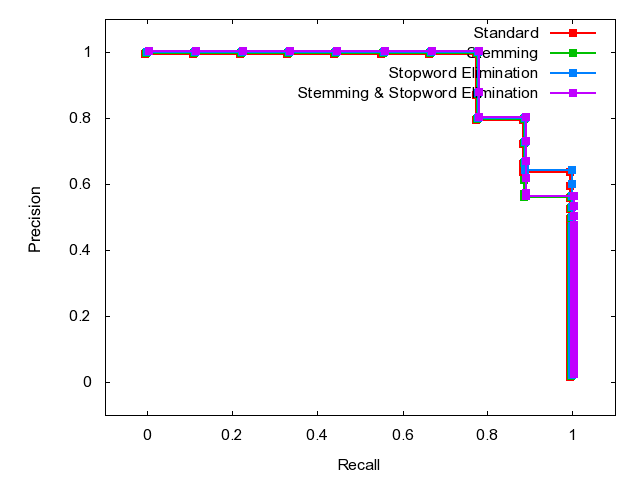

Write gnuplot code to recreate this figure.

	set terminal png
	set output 'Q39.png'
	set ylabel 'Precision'
	set xlabel 'Recall'
	set xrange [-0.1:1.1]
	set yrange [-0.1:1.1]
	plot 'Q39.dat' index 0 using 1:2 w linespoints lw 2 pt 5 title 'Standard', \
'Q39.dat' index 1 using 1:2 w linespoints lw 2 pt 5 title 'Stemming', \
'Q39.dat' index 2 using 1:2 w linespoints lw 2 pt 5 title 'Stopword Elimination', \
'Q39.dat' index 3 using 1:2 w linespoints lw 2 pt 5 title 'Stemming & Stopword Elimination'